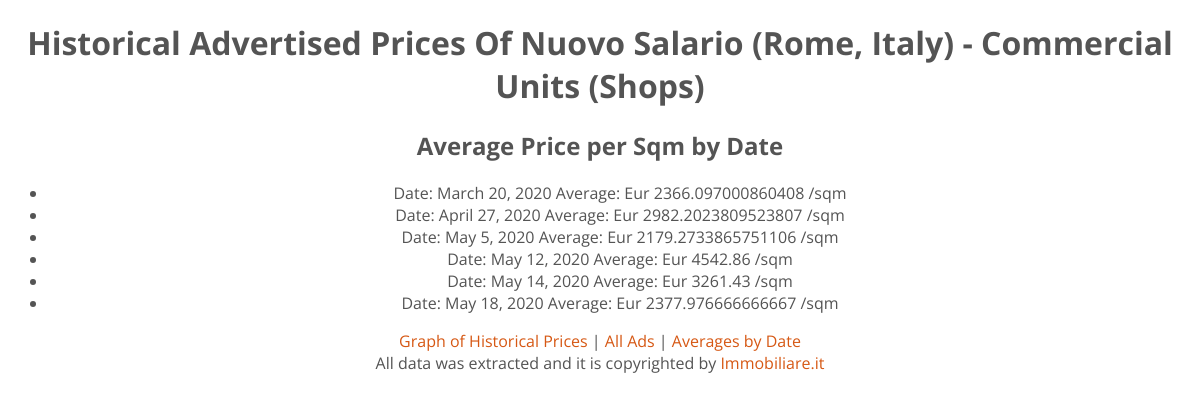
The page /average on the database as committed earlier.
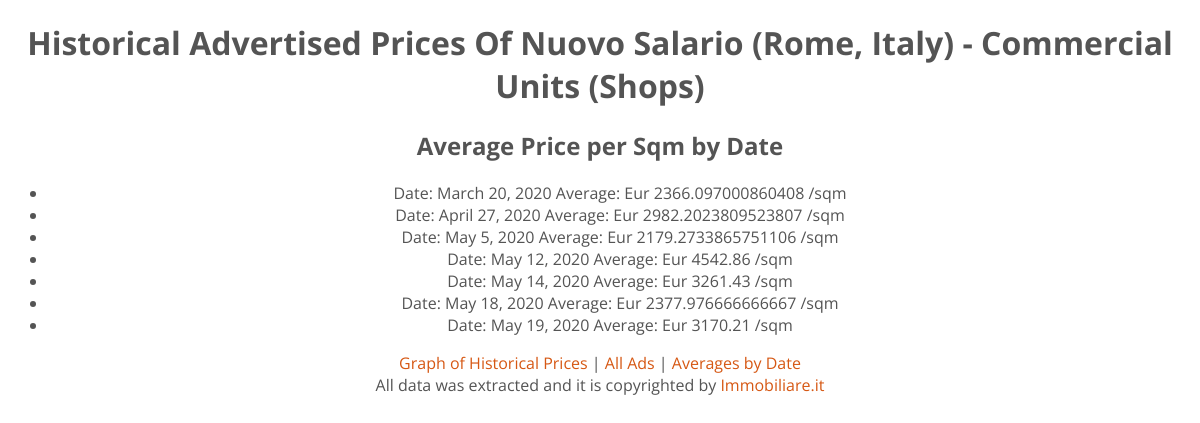
The same page on the database as committed later.
### graph/models.py (models this page shows)
class Shop(models.Model):
	webid = models.CharField(max_length=35)
	link = models.URLField(max_length=128, blank=True)
	price = models.CharField(max_length=95)
	description = models.CharField(max_length=100)
	area = models.CharField(max_length=32)
	pricepersqm = models.FloatField(max_length=40)
	date = models.DateField(default=date.today)

### graph/views.py (the view)
# urls.py: path('average', avg.as_view()),
class avg(TemplateView):
	template_name = "average.html"
	title = "Average Price per Sqm by Date"
	def shops(self):
		return Shop.objects.values('date').annotate(averageprice = Avg('pricepersqm')).order_by('date')

### NuovoSalario/templates/average.html
{% extends 'base.html' %}
{% block content %}
<h1> {{ view.title }}</h1>
<ul>
	{% for shop in view.shops %}
	<li> Date:
		{{ shop.date }}
		Average: Eur
		{{ shop.averageprice }} /sqm
	</li>
	{% endfor %}
</ul>
{% endblock content %}

Rows that differ between the two databases and show on the page:
added Shop: date "May 19, 2020", averageprice "3170.21"
